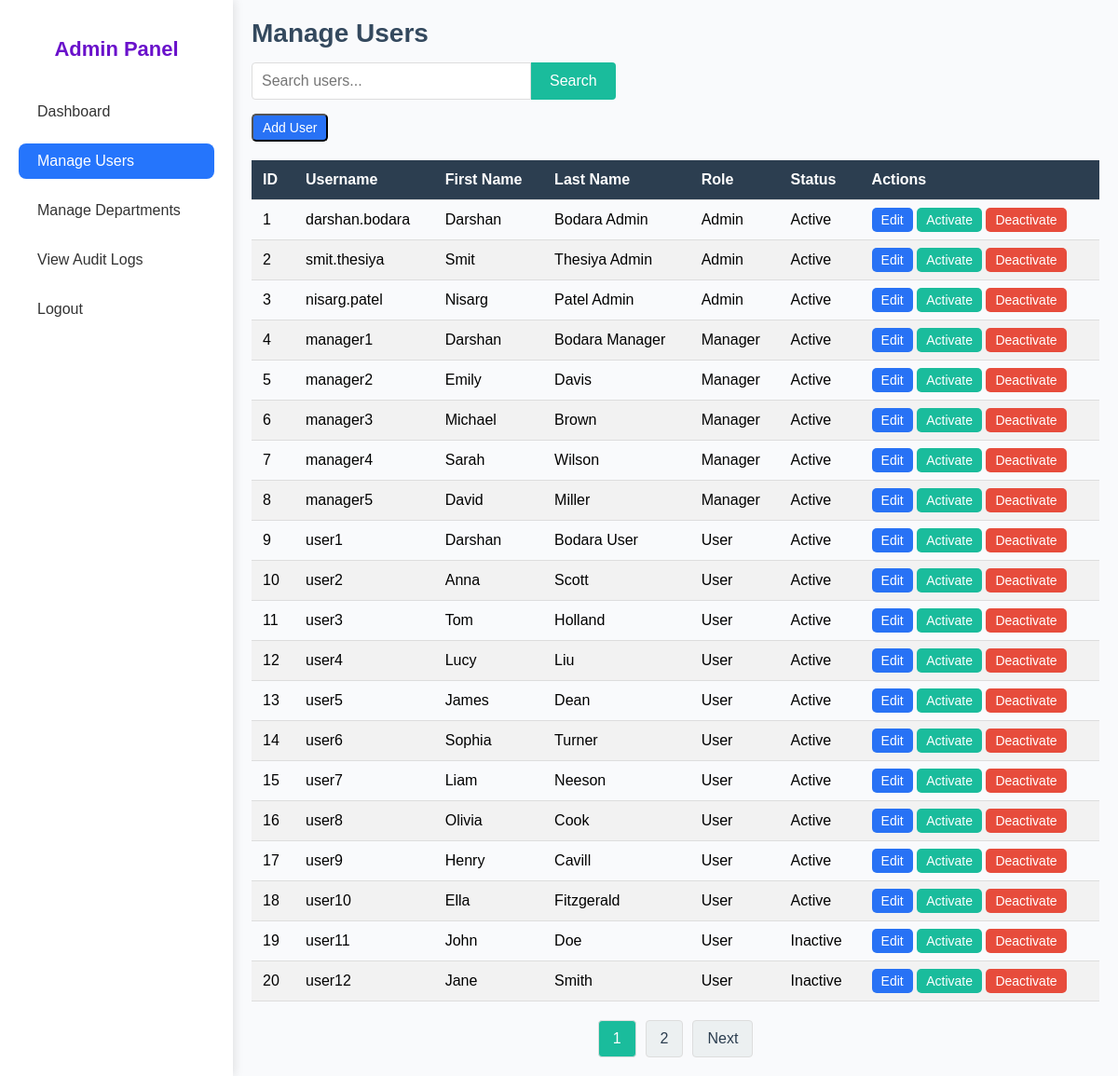
Page /manage_users.php (signed in) on the committed database.
### tables this page shows
CREATE TABLE `employee` (
  `employee_id` int(11) NOT NULL,
  `SSN` int(9) NOT NULL,
  `username` varchar(50) DEFAULT NULL,
  `password` varchar(255) DEFAULT NULL,
  `first_name` varchar(50) NOT NULL,
  `last_name` varchar(50) NOT NULL,
  `add` varchar(50) NOT NULL,
  `DOB` date NOT NULL DEFAULT current_timestamp(),
  `role` enum('Admin','Manager','User') NOT NULL DEFAULT 'User',
  `created_at` timestamp NOT NULL DEFAULT current_timestamp(),
  `Status` enum('Active','Inactive') DEFAULT 'Active',
  `performance_score` int(11) DEFAULT 0
);

### manage_users.php (the view, shortened to what this page needs)
<?php
require_once 'db_connection.php';
$itemsPerPage = 20;
$page = isset($_GET['page']) ? (int)$_GET['page'] : 1;
$offset = ($page - 1) * $itemsPerPage;
$search = isset($_GET['search']) ? $conn->real_escape_string($_GET['search']) : '';
$usersQuery = "SELECT employee_id, username, first_name, last_name, role, Status
               FROM employee
               WHERE first_name LIKE '%$search%' OR last_name LIKE '%$search%' OR username LIKE '%$search%'
               LIMIT $itemsPerPage OFFSET $offset";
$usersResult = $conn->query($usersQuery);
$totalUsersQuery = "SELECT COUNT(*) AS total FROM employee
                    WHERE first_name LIKE '%$search%' OR last_name LIKE '%$search%' OR username LIKE '%$search%'";
$totalUsersResult = $conn->query($totalUsersQuery);
$totalUsers = $totalUsersResult->fetch_assoc()['total'];
$totalPages = ceil($totalUsers / $itemsPerPage);
?>
<!DOCTYPE html>
<html lang="en">
    <head>
        <link rel="stylesheet" href="styles/sidebar.css">
        <link rel="stylesheet" href="styles/manage_users.css">
        <link rel="stylesheet" href="styles/modal.css">
</head>
<body>
    <div class="container">
    <aside class="sidebar">
        <h2>Admin Panel</h2>
        <ul>
            <li><a href="admin_dashboard.php">Dashboard</a></li>
            <li><a href="manage_users.php" class="active">Manage Users</a></li>
            <li><a href="manage_departments.php">Manage Departments</a></li>
            <li><a href="audit_logs.php">View Audit Logs</a></li>
            <li><a href="logout.php">Logout</a></li>
        </ul>
    </aside>
        <main class="main-content">
            <header>
                <h1>Manage Users</h1>
                <form method="GET" class="search-form">
                    <input type="text" name="search" value="<?php echo htmlspecialchars($search); ?>" placeholder="Search users...">
                    <button type="submit" class="btn">Search</button>
                </form>
                <button onclick="openModal()" class="btn">Add User</button>
            </header>
            <section>
                <table>
                    <thead>
                        <tr>
                            <th>ID</th>
                            <th>Username</th>
                            <th>First Name</th>
                            <th>Last Name</th>
                            <th>Role</th>
                            <th>Status</th>
                            <th>Actions</th>
                        </tr>
                    </thead>
                    <tbody>
                        <?php if ($usersResult->num_rows > 0): ?>
                            <?php while ($row = $usersResult->fetch_assoc()): ?>
                                <tr>
                                    <td><?php echo $row['employee_id']; ?></td>
                                    <td><?php echo $row['username']; ?></td>
                                    <td><?php echo $row['first_name']; ?></td>
                                    <td><?php echo $row['last_name']; ?></td>
                                    <td><?php echo $row['role']; ?></td>
                                    <td><?php echo $row['Status']; ?></td>
                                    <td>
                                        <a href="edit_user.php?id=<?php echo $row['employee_id']; ?>" class="btn edit">Edit</a>
                                        <a href="activate_user.php?id=<?php echo $row['employee_id']; ?>" class="btn activate" onclick="return confirm('Are you sure you want to Activate this user?')">Activate</a>
                                        <a href="deactivate_user.php?id=<?php echo $row['employee_id']; ?>" class="btn deactivate" onclick="return confirm('Are you sure you want to Deactivate this user?')">Deactivate</a>
                                    </td>
                                </tr>
                            <?php endwhile; ?>
                        <?php else: ?>
                            <tr>
                                <td colspan="7">No users found.</td>
                            </tr>
                        <?php endif; ?>
                    </tbody>
                </table>
                <div class="pagination">
                    <?php for ($i = 1; $i <= $totalPages; $i++): ?>
                        <a href="?page=<?php echo $i; ?>&search=<?php echo urlencode($search); ?>" class="<?php echo $i == $page ? 'active' : ''; ?>"><?php echo $i; ?></a>
                    <?php endfor; ?>
                    <?php if ($page < $totalPages): ?>
                        <a href="?page=<?php echo $page + 1; ?>&search=<?php echo urlencode($search); ?>">Next</a>
                    <?php endif; ?>
                </div>
            </section>
        </main>
    </div>
</body>
</html>

### styles/sidebar.css (style rules this page uses)
.sidebar { background: #fff; width: 250px; min-height: 100vh; display: flex; flex-direction: column; box-shadow: 2px 0 10px rgba(0, 0, 0, 0.1); z-index: 1000; padding: 20px; position: relative; }
.sidebar h2 { font-size: 22px; color: #6a11cb; text-align: center; margin: 20px 0; font-weight: bold; }
.sidebar ul { list-style: none; padding: 0; }
.sidebar ul li { margin: 15px 0; }
.sidebar ul li a { text-decoration: none; color: #333; font-size: 16px; padding: 10px 20px; display: block; border-radius: 8px; transition: all 0.3s; font-weight: 500; }
.sidebar ul li a.active { background-color: #2575fc; color: #fff; }

### styles/manage_users.css (style rules this page uses)
* { margin: 0; padding: 0; box-sizing: border-box; }
body { font-family: 'Arial', sans-serif; background-color: #f9fafc; display: flex; height: 100vh; }
.container { display: flex; flex-direction: row; width: 100%; height: 100%; }
.main-content { flex: 1; padding: 20px; overflow-x: auto; }
header { margin-bottom: 20px; }
header h1 { font-size: 28px; color: #34495e; }
table { width: 100%; border-collapse: collapse; margin-top: 20px; }
table th, table td { padding: 12px; text-align: left; border-bottom: 1px solid #ddd; }
table th { background-color: #2c3e50; color: white; }
table tr:nth-child(even) { background-color: #f2f2f2; }
.btn { text-decoration: none; padding: 5px 10px; border-radius: 5px; color: white; background-color: #2872f5; font-size: 14px; transition: background-color 0.3s; }
.btn.activate { background-color: #1abc9c; }
.btn.deactivate { background-color: #e74c3c; }
.pagination { margin-top: 20px; display: flex; justify-content: center; gap: 10px; }
.pagination a { text-decoration: none; padding: 10px 15px; border-radius: 4px; background-color: #ecf0f1; color: #2c3e50; border: 1px solid #ddd; transition: all 0.3s; }
.pagination a.active { background-color: #1abc9c; color: white; pointer-events: none; }
header .search-form { display: flex; justify-content: flex-start; margin: 15px 0; }
header .search-form input { padding: 10px; font-size: 16px; border: 1px solid #ddd; border-radius: 4px 0 0 4px; width: 300px; }
header .search-form button { padding: 10px 20px; font-size: 16px; border: none; background-color: #1abc9c; color: white; border-radius: 0 4px 4px 0; cursor: pointer; transition: background-color 0.3s; }

### rows in the picture
employee: employee_id "1", username "darshan.bodara", first_name "Darshan", last_name "Bodara Admin", role "Admin", Status "Active"
employee: employee_id "2", username "smit.thesiya", first_name "Smit", last_name "Thesiya Admin", role "Admin", Status "Active"
employee: employee_id "3", username "nisarg.patel", first_name "Nisarg", last_name "Patel Admin", role "Admin", Status "Active"
employee: employee_id "4", username "manager1", first_name "Darshan", last_name "Bodara Manager", role "Manager", Status "Active"
employee: employee_id "5", username "manager2", first_name "Emily", last_name "Davis", role "Manager", Status "Active"
employee: employee_id "6", username "manager3", first_name "Michael", last_name "Brown", role "Manager", Status "Active"
employee: employee_id "7", username "manager4", first_name "Sarah", last_name "Wilson", role "Manager", Status "Active"
employee: employee_id "8", username "manager5", first_name "David", last_name "Miller", role "Manager", Status "Active"
employee: employee_id "9", username "user1", first_name "Darshan", last_name "Bodara User", role "User", Status "Active"
employee: employee_id "10", username "user2", first_name "Anna", last_name "Scott", role "User", Status "Active"
employee: employee_id "11", username "user3", first_name "Tom", last_name "Holland", role "User", Status "Active"
employee: employee_id "12", username "user4", first_name "Lucy", last_name "Liu", role "User", Status "Active"
employee: employee_id "13", username "user5", first_name "James", last_name "Dean", role "User", Status "Active"
employee: employee_id "14", username "user6", first_name "Sophia", last_name "Turner", role "User", Status "Active"
employee: employee_id "15", username "user7", first_name "Liam", last_name "Neeson", role "User", Status "Active"
employee: employee_id "16", username "user8", first_name "Olivia", last_name "Cook", role "User", Status "Active"
employee: employee_id "17", username "user9", first_name "Henry", last_name "Cavill", role "User", Status "Active"
employee: employee_id "18", username "user10", first_name "Ella", last_name "Fitzgerald", role "User", Status "Active"
employee: employee_id "19", username "user11", first_name "John", last_name "Doe", role "User", Status "Inactive"
employee: employee_id "20", username "user12", first_name "Jane", last_name "Smith", role "User", Status "Inactive"
